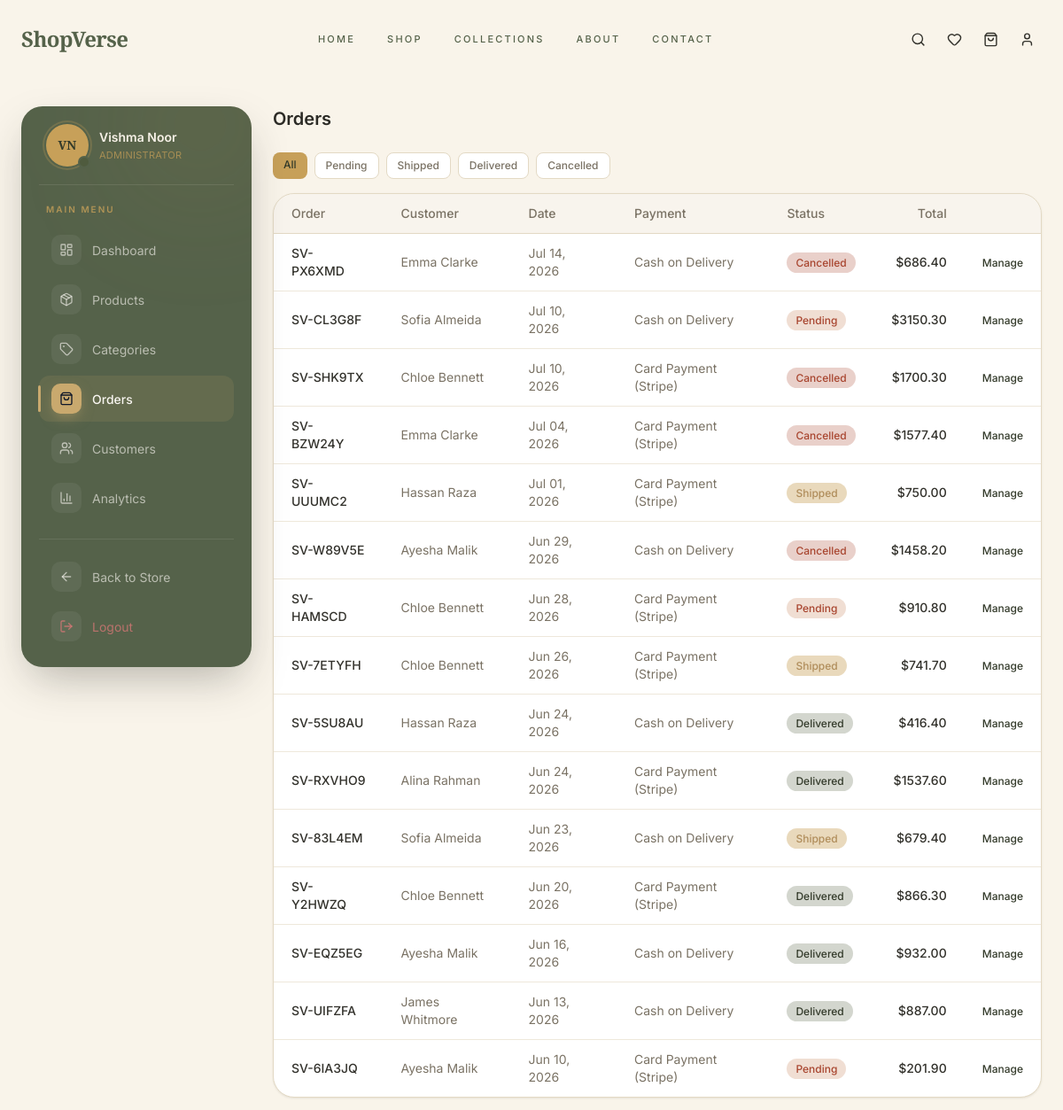
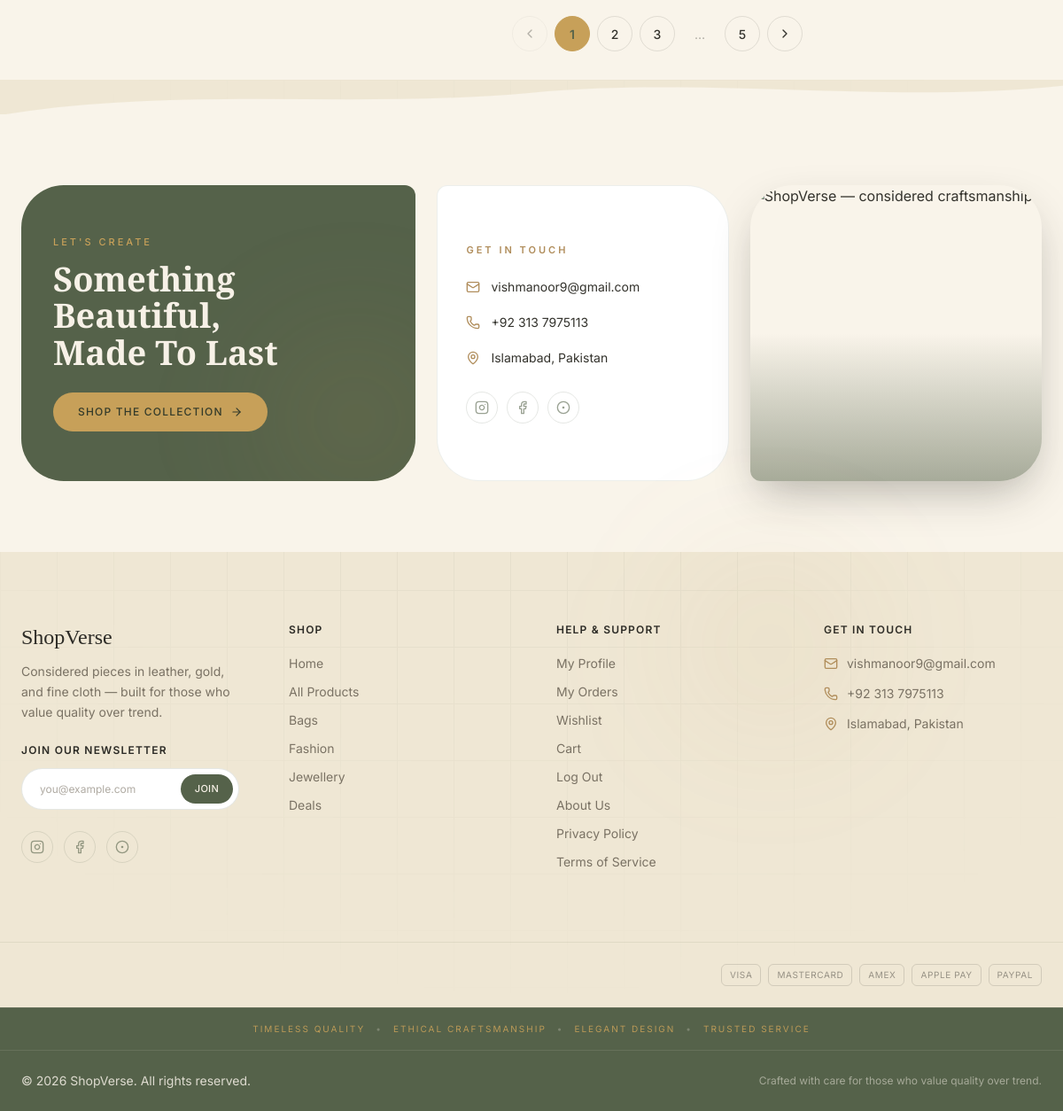
Page /admin/orders (signed in) on the committed database (2 pictures, top to bottom).
### backend/app/models/user.py (models this page shows, shortened)
class User(UserMixin, db.Model):
    __tablename__ = "users"
    id = db.Column(db.Integer, primary_key=True)
    full_name = db.Column(db.String(120), nullable=False)
    email = db.Column(db.String(150), unique=True, nullable=False, index=True)
    password_hash = db.Column(db.String(255), nullable=True)
    google_id = db.Column(db.String(255), unique=True, nullable=True, index=True)
    phone = db.Column(db.String(20), nullable=True)
    address_line = db.Column(db.String(255), nullable=True)
    city = db.Column(db.String(100), nullable=True)
    postal_code = db.Column(db.String(20), nullable=True)
    country = db.Column(db.String(100), nullable=True)
    avatar_url = db.Column(db.String(255), nullable=True)
    is_admin = db.Column(db.Boolean, default=False, nullable=False)
    is_active = db.Column(db.Boolean, default=True, nullable=False)  # soft-disable instead of deleting
    created_at = db.Column(db.DateTime, default=datetime.utcnow, nullable=False)
    updated_at = db.Column(db.DateTime, default=datetime.utcnow, onupdate=datetime.utcnow, nullable=False)
    last_login_at = db.Column(db.DateTime, nullable=True)
    cart_items = db.relationship("CartItem", back_populates="user", cascade="all, delete-orphan")
    wishlist_items = db.relationship("Wishlist", back_populates="user", cascade="all, delete-orphan")
    orders = db.relationship("Order", back_populates="customer", cascade="all, delete-orphan")
    __table_args__ = (
        CheckConstraint("length(full_name) > 0", name="ck_user_full_name_not_empty"),
    )

### backend/app/models/order.py (models this page shows, shortened)
class Order(db.Model):
    __tablename__ = "orders"
    id = db.Column(db.Integer, primary_key=True)
    order_number = db.Column(db.String(20), unique=True, nullable=False, default=generate_order_number, index=True)
    customer_id = db.Column(db.Integer, db.ForeignKey("users.id"), nullable=False)
    status = db.Column(db.String(20), default="Pending", nullable=False, index=True)
    payment_method = db.Column(db.String(30), nullable=False, default="Cash on Delivery")
    is_paid = db.Column(db.Boolean, default=False, nullable=False)
    stripe_checkout_session_id = db.Column(db.String(120), nullable=True, index=True)
    stripe_payment_intent_id = db.Column(db.String(120), nullable=True)
    shipping_full_name = db.Column(db.String(120), nullable=False)
    shipping_phone = db.Column(db.String(20), nullable=True)
    shipping_address_line = db.Column(db.String(255), nullable=False)
    shipping_city = db.Column(db.String(100), nullable=False)
    shipping_postal_code = db.Column(db.String(20), nullable=True)
    shipping_country = db.Column(db.String(100), nullable=False)
    subtotal = db.Column(db.Numeric(10, 2), nullable=False, default=0)
    shipping_fee = db.Column(db.Numeric(10, 2), nullable=False, default=0)
    total = db.Column(db.Numeric(10, 2), nullable=False, default=0)
    notes = db.Column(db.String(255), nullable=True)  # customer's delivery instructions
    created_at = db.Column(db.DateTime, default=datetime.utcnow, nullable=False, index=True)
    updated_at = db.Column(db.DateTime, default=datetime.utcnow, onupdate=datetime.utcnow, nullable=False)
    delivered_at = db.Column(db.DateTime, nullable=True)
    customer = db.relationship("User", back_populates="orders")
    items = db.relationship("OrderItem", back_populates="order", cascade="all, delete-orphan")
    __table_args__ = (
        CheckConstraint("total >= 0", name="ck_order_total_non_negative"),
        CheckConstraint(f"status IN {ORDER_STATUSES}", name="ck_order_status_valid"),
        CheckConstraint(f"payment_method IN {PAYMENT_METHODS}", name="ck_order_payment_valid"),
    )

### backend/app/admin/routes.py (the view)
@admin_bp.route("/orders")
def manage_orders():
    page = request.args.get("page", 1, type=int)
    status_filter = request.args.get("status", "").strip()
    orders_query = Order.query
    if status_filter in ORDER_STATUSES:
        orders_query = orders_query.filter_by(status=status_filter)
    pagination = orders_query.order_by(Order.created_at.desc()).paginate(page=page, per_page=15, error_out=False)
    return render_template(
        "admin/manage_orders.html",
        orders=pagination.items,
        pagination=pagination,
        status_filter=status_filter,
        order_statuses=ORDER_STATUSES,
    )

### backend/app/__init__.py (called while the page is built)
def _register_extensions(app):
    db.init_app(app)
    migrate.init_app(app, db)
    login_manager.init_app(app)
    bcrypt.init_app(app)
    csrf.init_app(app)
    oauth.init_app(app)
    if app.config.get("GOOGLE_CLIENT_ID") and app.config.get("GOOGLE_CLIENT_SECRET"):
        oauth.register(
            name="google",
            client_id=app.config["GOOGLE_CLIENT_ID"],
            client_secret=app.config["GOOGLE_CLIENT_SECRET"],
            server_metadata_url=app.config["GOOGLE_DISCOVERY_URL"],
            client_kwargs={"scope": "openid email profile"},
        )
    @login_manager.user_loader
    def load_user(user_id):
        from app.models.user import User
        return User.query.get(int(user_id))

def _register_context_processors(app):
    @app.context_processor
    def inject_globals():
        from datetime import datetime
        from flask_login import current_user
        cart_count = 0
        if current_user.is_authenticated:
            from app.models.cart import CartItem
            cart_count = (
                db.session.query(db.func.coalesce(db.func.sum(CartItem.quantity), 0))
                .filter(CartItem.user_id == current_user.id)
                .scalar()
            ) or 0
        return {
            "store_name": app.config["STORE_NAME"],
            "currency": app.config["CURRENCY_SYMBOL"],
            "current_year": datetime.utcnow().year,
            "cart_item_count": cart_count,
        }

### backend/app/admin/routes.py (called while the page is built)
@admin_bp.before_request
@login_required
@admin_required
def guard_admin_routes():
    pass

### frontend/templates/admin/manage_orders.html (shortened to what this page needs)
{% extends "admin/_layout.html" %}
{% from "_macros.html" import pagination_nav %}
{% block admin_content %}
<h1 class="text-xl font-semibold text-[#2C2B26] mb-6">Orders</h1>
<div class="flex gap-2 mb-4 flex-wrap">
    <a href="{{ url_for('admin.manage_orders') }}"
       class="px-3 py-1.5 rounded-lg text-xs font-medium transition-colors {% if not status_filter %} bg-peach text-primary-dark {% else %} bg-card border border-border text-ink-muted hover:bg-subtle {% endif %}">
        All
    </a>
    {% for status in order_statuses %}
    <a href="{{ url_for('admin.manage_orders', status=status) }}"
       class="px-3 py-1.5 rounded-lg text-xs font-medium transition-colors {% if status_filter == status %} bg-peach text-primary-dark {% else %} bg-card border border-border text-ink-muted hover:bg-subtle {% endif %}">
        {{ status }}
    </a>
    {% endfor %}
</div>
<div class="bg-card border border-border rounded-xl2 shadow-matte overflow-hidden">
    <table class="w-full text-sm">
        <thead>
            <tr class="text-left text-ink-muted border-b border-border bg-subtle/40">
                <th class="px-5 py-3 font-medium">Order</th>
                <th class="px-5 py-3 font-medium">Customer</th>
                <th class="px-5 py-3 font-medium">Date</th>
                <th class="px-5 py-3 font-medium">Payment</th>
                <th class="px-5 py-3 font-medium">Status</th>
                <th class="px-5 py-3 font-medium text-right">Total</th>
                <th class="px-5 py-3"></th>
            </tr>
        </thead>
        <tbody>
            {% for order in orders %}
            <tr class="border-b border-border/60 last:border-0 hover:bg-subtle/30">
                <td class="px-5 py-3 font-medium text-ink">{{ order.order_number }}</td>
                <td class="px-5 py-3 text-ink-muted">{{ order.shipping_full_name }}</td>
                <td class="px-5 py-3 text-ink-muted">{{ order.created_at.strftime("%b %d, %Y") }}</td>
                <td class="px-5 py-3 text-ink-muted">{{ order.payment_method }}</td>
                <td class="px-5 py-3">
                    <span class="px-2.5 py-1 rounded-full text-xs font-medium
                        {% if order.status == 'Delivered' %} bg-status-success/25 text-primary-dark
                        {% elif order.status == 'Shipped' %} bg-peach/40 text-peach-dark
                        {% elif order.status == 'Cancelled' %} bg-status-cancelled/25 text-status-cancelled
                        {% else %} bg-status-pending/25 text-status-cancelled {% endif %}">
                        {{ order.status }}
                    </span>
                </td>
                <td class="px-5 py-3 text-right font-medium">{{ currency }}{{ "%.2f"|format(order.total) }}</td>
                <td class="px-5 py-3 text-right">
                    <a href="{{ url_for('admin.admin_order_detail', order_number=order.order_number) }}" class="text-primary-dark text-xs font-medium hover:underline">Manage</a>
                </td>
            </tr>
            {% else %}
            <tr><td colspan="7" class="px-5 py-8 text-center text-ink-muted">No orders found.</td></tr>
            {% endfor %}
        </tbody>
    </table>
</div>
{% if pagination.pages > 1 %}
<div class="mt-8">
    {{ pagination_nav(pagination, 'admin.manage_orders', {'status': status_filter}) }}
</div>
{% endif %}
{% endblock %}

### frontend/templates/admin/_layout.html (shortened to what this page needs)
{% extends "base.html" %}
{% block nav_theme_class %}light{% endblock %}
{% block body_bg %}bg-[#F9F4EA] text-[#33322C]{% endblock %}
{% block main_class %}max-w-[1500px] mx-auto px-6 py-8{% endblock %}
{% block content %}
<div class="grid grid-cols-1 lg:grid-cols-[260px_1fr] gap-6">
    <aside class="bg-primary text-cream rounded-xl2 shadow-elevated p-5 h-fit lg:sticky lg:top-24 relative overflow-hidden">
        <div class="bg-blur-circle" style="width: 220px; height: 220px; top: -14%; right: -20%; background: radial-gradient(circle, rgba(199,160,89,0.18) 0%, transparent 72%);" aria-hidden="true"></div>
        <div class="relative z-10 flex items-center gap-3 px-2 pb-5 mb-5 border-b border-cream/10">
            <div class="relative flex-shrink-0">
                <div class="w-12 h-12 rounded-full bg-peach text-primary-dark font-serif font-semibold flex items-center justify-center text-sm ring-2 ring-peach/25 ring-offset-2 ring-offset-primary">
                    {{ (current_user.full_name or "A")[:1] }}{{ current_user.full_name.split(' ')[1][:1] if current_user.full_name and ' ' in current_user.full_name else '' }}
                </div>
                <span class="absolute -bottom-0.5 -right-0.5 w-3.5 h-3.5 rounded-full bg-status-success border-2 border-primary"></span>
            </div>
            <div class="min-w-0">
                <p class="text-sm font-semibold text-cream truncate">{{ current_user.full_name }}</p>
                <p class="text-[11px] text-peach/70 tracking-wide uppercase truncate mt-0.5">Administrator</p>
            </div>
        </div>
        <p class="relative z-10 text-[10px] font-semibold text-peach/80 uppercase tracking-[0.2em] px-2 mb-3">Main Menu</p>
        <nav class="relative z-10 space-y-1">
            <a href="{{ url_for('admin.dashboard') }}"
               class="admin-nav-link {% if request.endpoint == 'admin.dashboard' %}is-active{% endif %}">
                <span class="admin-nav-icon"><i data-lucide="layout-dashboard" class="w-4 h-4"></i></span> Dashboard
            </a>
            <a href="{{ url_for('admin.manage_products') }}"
               class="admin-nav-link {% if 'product' in request.endpoint %}is-active{% endif %}">
                <span class="admin-nav-icon"><i data-lucide="package" class="w-4 h-4"></i></span> Products
            </a>
            <a href="{{ url_for('admin.manage_categories') }}"
               class="admin-nav-link {% if 'categor' in request.endpoint %}is-active{% endif %}">
                <span class="admin-nav-icon"><i data-lucide="tag" class="w-4 h-4"></i></span> Categories
            </a>
            <a href="{{ url_for('admin.manage_orders') }}"
               class="admin-nav-link {% if 'order' in request.endpoint %}is-active{% endif %}">
                <span class="admin-nav-icon"><i data-lucide="shopping-bag" class="w-4 h-4"></i></span> Orders
            </a>
            <a href="{{ url_for('admin.manage_customers') }}"
               class="admin-nav-link {% if 'customer' in request.endpoint %}is-active{% endif %}">
                <span class="admin-nav-icon"><i data-lucide="users" class="w-4 h-4"></i></span> Customers
            </a>
            <a href="{{ url_for('admin.analytics') }}"
               class="admin-nav-link {% if request.endpoint == 'admin.analytics' %}is-active{% endif %}">
                <span class="admin-nav-icon"><i data-lucide="bar-chart-3" class="w-4 h-4"></i></span> Analytics
            </a>
        </nav>
        <div class="relative z-10 border-t border-cream/10 mt-5 pt-4 space-y-1">
            <a href="{{ url_for('products.listing') }}" class="admin-nav-link">
                <span class="admin-nav-icon"><i data-lucide="arrow-left" class="w-4 h-4"></i></span> Back to Store
            </a>
            <a href="{{ url_for('auth.logout') }}" class="admin-nav-link is-danger">
                <span class="admin-nav-icon"><i data-lucide="log-out" class="w-4 h-4"></i></span> Logout
            </a>
        </div>
    </aside>
    <div class="min-w-0">
        {% block admin_content %}{% endblock %}
    </div>
</div>
{% endblock %}

### frontend/static/css/style.css (style rules this page uses)
html { scroll-behavior: smooth; }

### frontend/static/css/shop-patterns.css (style rules this page uses)
.bg-blur-circle { position: absolute; border-radius: 50%; filter: blur(70px); pointer-events: none; z-index: 0; }

### frontend/templates/admin/_layout.html (style rules this page uses)
.admin-nav-link { position: relative; display: flex; align-items: center; gap: 12px; padding: 9px 12px 9px 14px; border-radius: 12px; font-size: 14px; color: rgba(248,245,240,0.62); transition: background-color 250ms ease, color 250ms ease, padding-left 250ms ease; }
.admin-nav-icon { width: 34px; height: 34px; border-radius: 10px; flex-shrink: 0; background: rgba(248,245,240,0.06); display: flex; align-items: center; justify-content: center; transition: background-color 250ms ease, color 250ms ease, transform 250ms ease; }
.admin-nav-link.is-active { background: rgba(201,169,110,0.13); color: #F8F5F0; font-weight: 500; }
.admin-nav-link.is-active::before { content: ''; position: absolute; left: -1px; top: 50%; transform: translateY(-50%); width: 3px; height: 58%; border-radius: 4px; background: #C9A96E; }
.admin-nav-link.is-active .admin-nav-icon { background: #C9A96E; color: #0F172A; box-shadow: 0 6px 16px -4px rgba(201,169,110,0.55); }
.admin-nav-link.is-danger { color: rgba(220,120,120,0.75); }

### frontend/templates/base.html (style rules this page uses)
.reveal { opacity: 0; transform: translateY(22px) scale(0.98); transition: opacity 0.6s ease-out, transform 0.6s ease-out; }
.reveal.is-visible { opacity: 1; transform: translateY(0) scale(1); }
.reveal-scale { opacity: 0; transform: translateY(40px) scale(0.96); transition: opacity 600ms ease-out, transform 600ms ease-out; }
.reveal-scale.is-visible { opacity: 1; transform: translateY(0) scale(1); }
.reveal-left { opacity: 0; transform: translateX(-32px); transition: opacity 0.65s ease-out, transform 0.65s cubic-bezier(.22,.61,.36,1); }
.reveal-left.is-visible { opacity: 1; transform: translateX(0); }
.reveal-right { opacity: 0; transform: translateX(32px); transition: opacity 0.65s ease-out, transform 0.65s cubic-bezier(.22,.61,.36,1); }
.reveal-right.is-visible { opacity: 1; transform: translateX(0); }

### rows in the picture
User: full_name "V", full_name "N", full_name "Vishma Noor"
Order: order_number "SV-PX6XMD", shipping_full_name "Emma Clarke", created_at "Jul 14, 2026", payment_method "Cash on Delivery", status "Cancelled", currency "$", total "686.40"
Order: order_number "SV-CL3G8F", shipping_full_name "Sofia Almeida", created_at "Jul 10, 2026", payment_method "Cash on Delivery", status "Pending", currency "$", total "3150.30"
Order: order_number "SV-SHK9TX", shipping_full_name "Chloe Bennett", created_at "Jul 10, 2026", payment_method "Card Payment (Stripe)", status "Cancelled", currency "$", total "1700.30"
Order: order_number "SV-BZW24Y", shipping_full_name "Emma Clarke", created_at "Jul 04, 2026", payment_method "Card Payment (Stripe)", status "Cancelled", currency "$", total "1577.40"
Order: order_number "SV-UUUMC2", shipping_full_name "Hassan Raza", created_at "Jul 01, 2026", payment_method "Card Payment (Stripe)", status "Shipped", currency "$", total "750.00"
Order: order_number "SV-W89V5E", shipping_full_name "Ayesha Malik", created_at "Jun 29, 2026", payment_method "Cash on Delivery", status "Cancelled", currency "$", total "1458.20"
Order: order_number "SV-HAMSCD", shipping_full_name "Chloe Bennett", created_at "Jun 28, 2026", payment_method "Card Payment (Stripe)", status "Pending", currency "$", total "910.80"
Order: order_number "SV-7ETYFH", shipping_full_name "Chloe Bennett", created_at "Jun 26, 2026", payment_method "Card Payment (Stripe)", status "Shipped", currency "$", total "741.70"
Order: order_number "SV-5SU8AU", shipping_full_name "Hassan Raza", created_at "Jun 24, 2026", payment_method "Cash on Delivery", status "Delivered", currency "$", total "416.40"
Order: order_number "SV-RXVHO9", shipping_full_name "Alina Rahman", created_at "Jun 24, 2026", payment_method "Card Payment (Stripe)", status "Delivered", currency "$", total "1537.60"
Order: order_number "SV-83L4EM", shipping_full_name "Sofia Almeida", created_at "Jun 23, 2026", payment_method "Cash on Delivery", status "Shipped", currency "$", total "679.40"
Order: order_number "SV-Y2HWZQ", shipping_full_name "Chloe Bennett", created_at "Jun 20, 2026", payment_method "Card Payment (Stripe)", status "Delivered", currency "$", total "866.30"
Order: order_number "SV-EQZ5EG", shipping_full_name "Ayesha Malik", created_at "Jun 16, 2026", payment_method "Cash on Delivery", status "Delivered", currency "$", total "932.00"
Order: order_number "SV-UIFZFA", shipping_full_name "James Whitmore", created_at "Jun 13, 2026", payment_method "Cash on Delivery", status "Delivered", currency "$", total "887.00"
Order: order_number "SV-6IA3JQ", shipping_full_name "Ayesha Malik", created_at "Jun 10, 2026", payment_method "Card Payment (Stripe)", status "Pending", currency "$", total "201.90"

### other values in the picture
{{ store_name }} "ShopVerse"
{{ status }} "Pending" "Shipped" "Delivered" "Cancelled"
{{ p }} "1"
{{ p }} "2" "3" "5"
